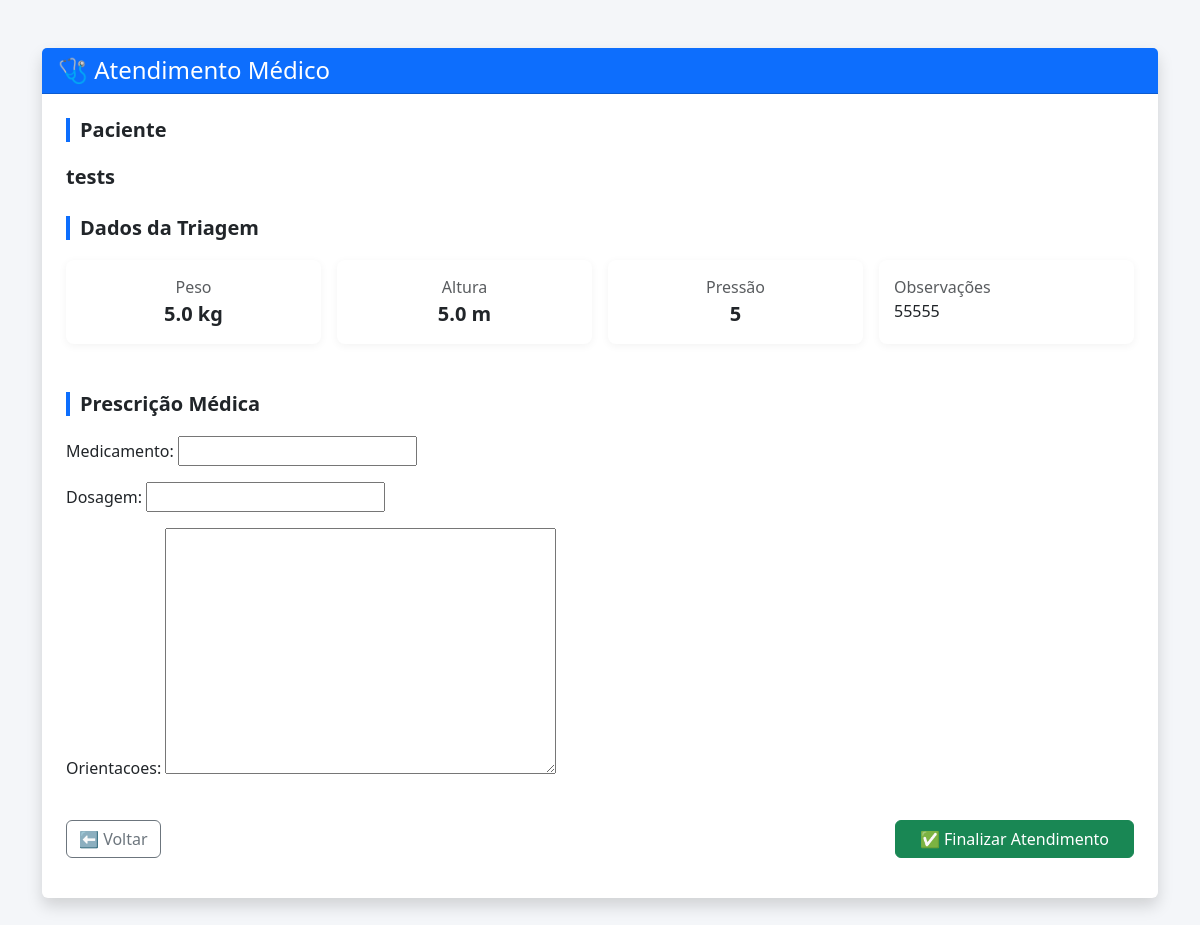
The app's page /consulta/atender/24/, older data.
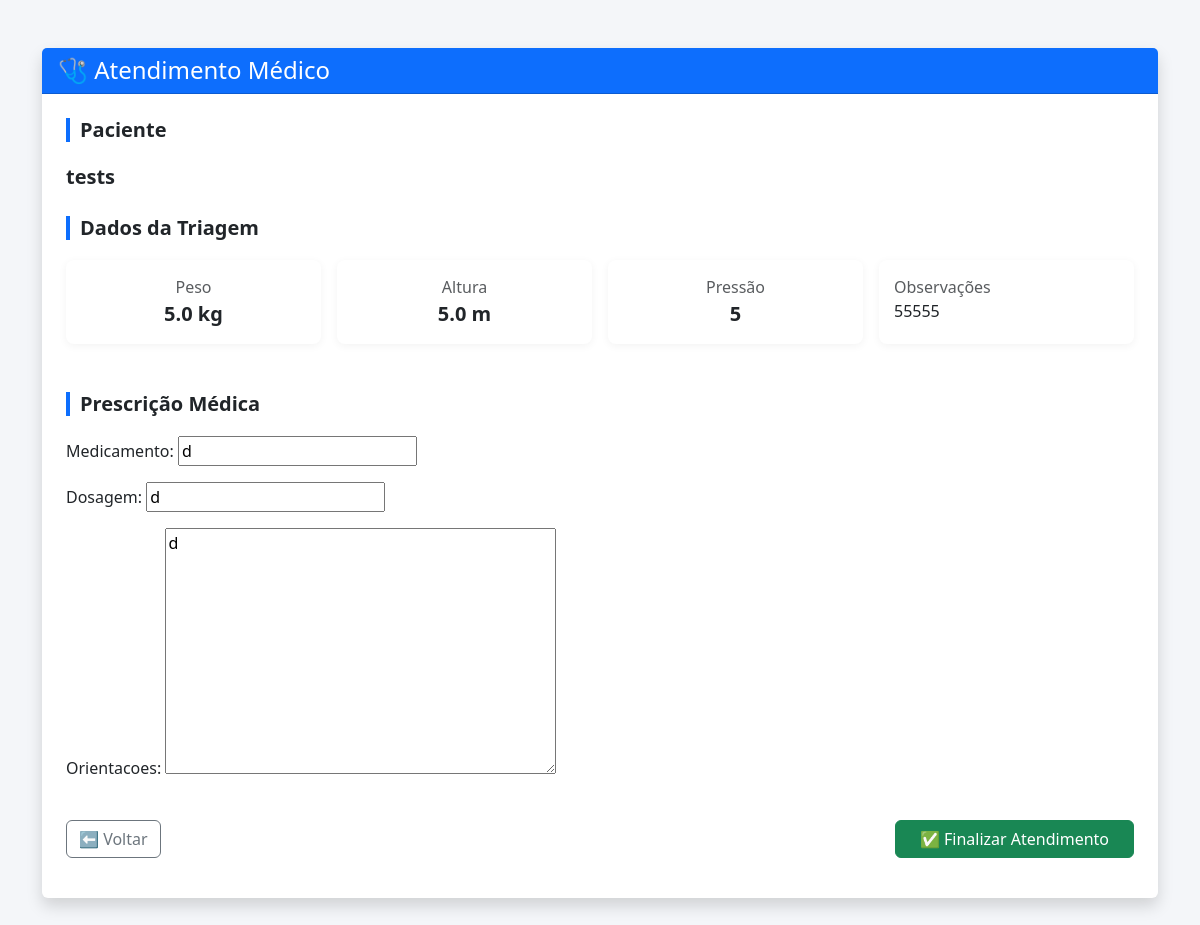
The same page, newer data.
### consulta/models.py (models this page shows, shortened)
class Prescricao(models.Model):
    consulta = models.OneToOneField(
        Consulta,
        on_delete=models.CASCADE,
        related_name='prescricao'
    )
    medicamento = models.CharField(max_length=100)
    dosagem = models.CharField(max_length=100)
    orientacoes = models.TextField()

### consulta/views.py (the view)
# urls.py: path('atender/<int:consulta_id>/', views.atender_consulta, name='atender_consulta'),
def atender_consulta(request, consulta_id):
    consulta = get_object_or_404(Consulta, id=consulta_id)
    triagem = get_object_or_404(Triagem, consulta=consulta)
    prescricao = getattr(consulta, 'prescricao', None)
    if request.method == 'POST':
        form = PrescricaoForm(request.POST, instance=prescricao)
        if form.is_valid():
            prescricao = form.save(commit=False)
            prescricao.consulta = consulta
            prescricao.save()
            consulta.status = 'FINALIZADA'
            consulta.save()
            return redirect('fila_medico')
    else:
        form = PrescricaoForm(instance=prescricao)
    return render(request, 'consulta/atender_consulta.html', {
        'consulta': consulta,
        'triagem': triagem,
        'form': form,   # 🔴 ISSO É O QUE FALTAVA
    })

### consulta/forms.py
class PrescricaoForm(forms.ModelForm):
    class Meta:
        model = Prescricao
        fields = ['medicamento', 'dosagem', 'orientacoes']

### pacientes/models.py (called while the page is built)
    def __str__(self):
        return self.nome

### consulta/templates/consulta/atender_consulta.html (shortened to what this page needs)
<!DOCTYPE html>
<html lang="pt-br">
<head>
    <link href="https://cdn.jsdelivr.net/npm/bootstrap@5.3.2/dist/css/bootstrap.min.css" rel="stylesheet">
</head>
<body>
<div class="container my-5">
    <div class="card shadow border-0">
        <div class="card-header bg-primary text-white">
            <h4 class="mb-0">🩺 Atendimento Médico</h4>
        </div>
        <div class="card-body p-4">
            <div class="mb-4">
                <h5 class="section-title">Paciente</h5>
                <p class="fs-5 mb-0"><strong>{{ consulta.paciente }}</strong></p>
            </div>
            <div class="mb-5">
                <h5 class="section-title">Dados da Triagem</h5>
                <div class="row g-3">
                    <div class="col-md-3">
                        <div class="info-box text-center">
                            <div class="text-muted">Peso</div>
                            <div class="fs-5 fw-bold">{{ triagem.peso }} kg</div>
                        </div>
                    </div>
                    <div class="col-md-3">
                        <div class="info-box text-center">
                            <div class="text-muted">Altura</div>
                            <div class="fs-5 fw-bold">{{ triagem.altura }} m</div>
                        </div>
                    </div>
                    <div class="col-md-3">
                        <div class="info-box text-center">
                            <div class="text-muted">Pressão</div>
                            <div class="fs-5 fw-bold">{{ triagem.pressao }}</div>
                        </div>
                    </div>
                    <div class="col-md-3">
                        <div class="info-box">
                            <div class="text-muted">Observações</div>
                            <div>{{ triagem.observacoes|default:"—" }}</div>
                        </div>
                    </div>
                </div>
            </div>
            <div class="mb-3">
                <h5 class="section-title">Prescrição Médica</h5>
                <form method="post">
                    <div class="row">
                        <div class="col-md-12">
                            {{ form.as_p }}
                        </div>
                    </div>
                    <div class="d-flex justify-content-between mt-4">
                        <a href="{% url 'fila_medico' %}" class="btn btn-outline-secondary">
                            ⬅ Voltar
                        </a>
                        <button type="submit" class="btn btn-success px-4">
                            ✅ Finalizar Atendimento
                        </button>
                    </div>
                </form>
            </div>
        </div>
    </div>
</div>
</body>
</html>

Row changes from the older to the newer data that the page shows:
added Prescricao: medicamento "d", dosagem "d", orientacoes "d"
